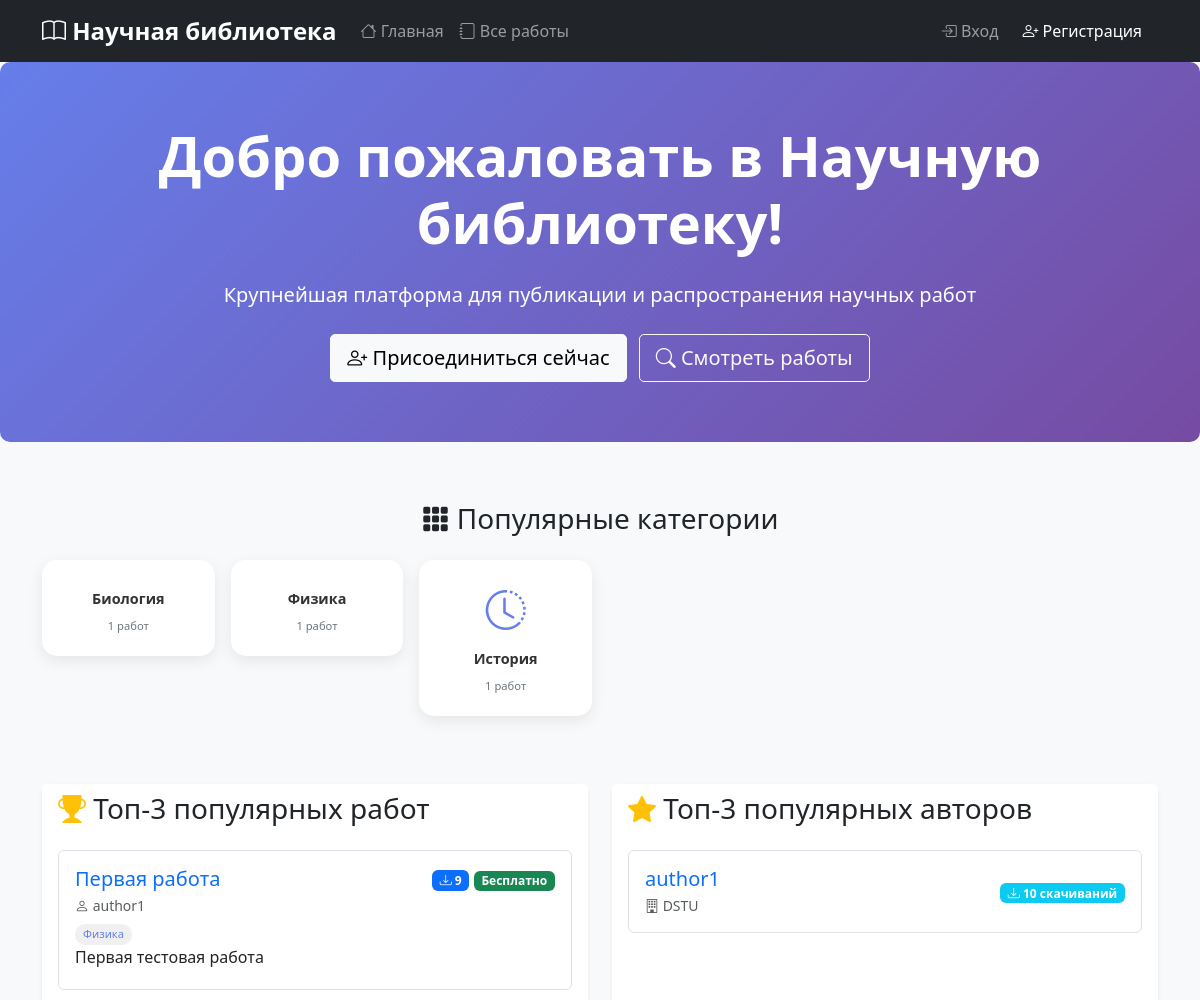
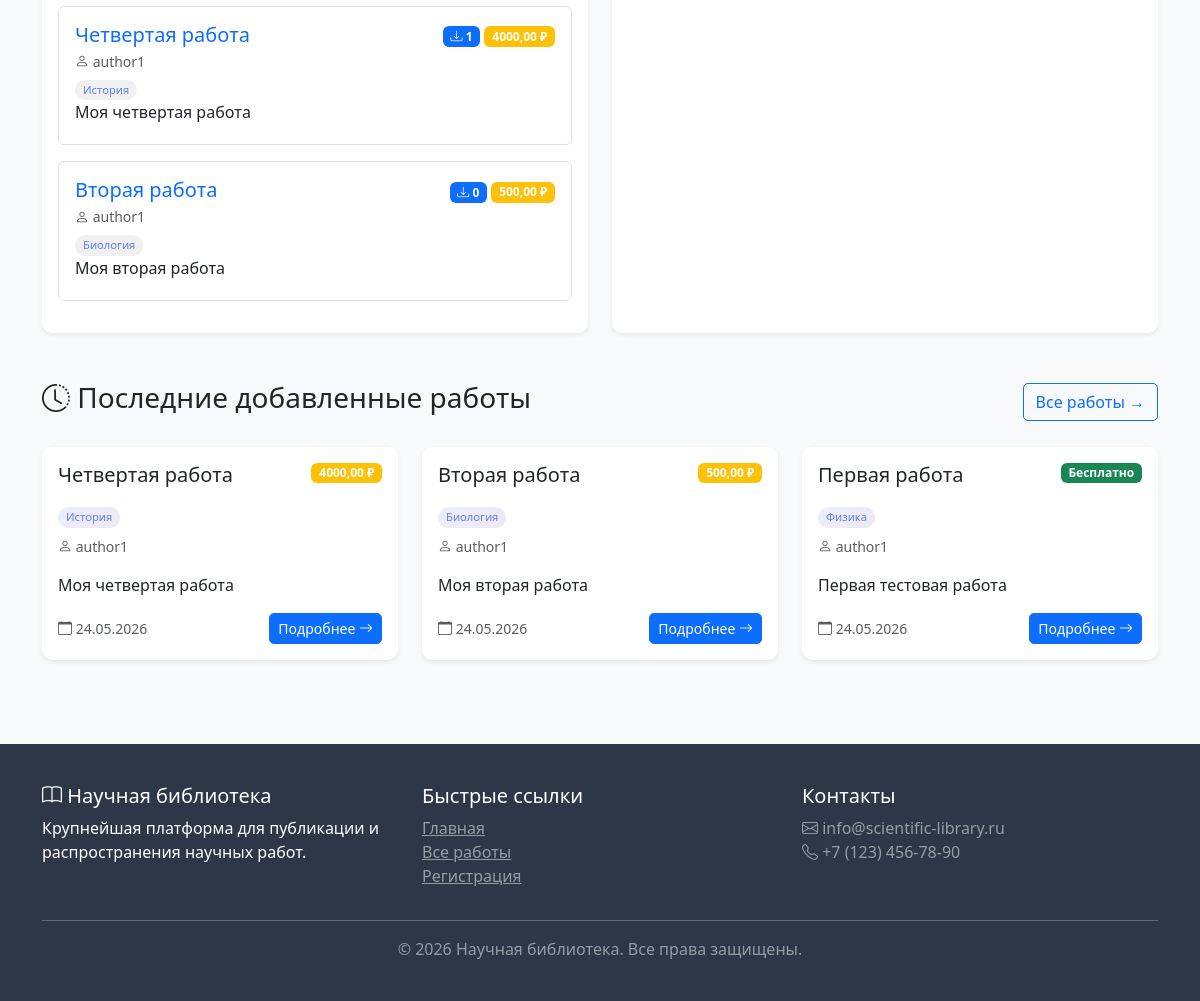
Before: / with the older database file (2 pictures, top to bottom).
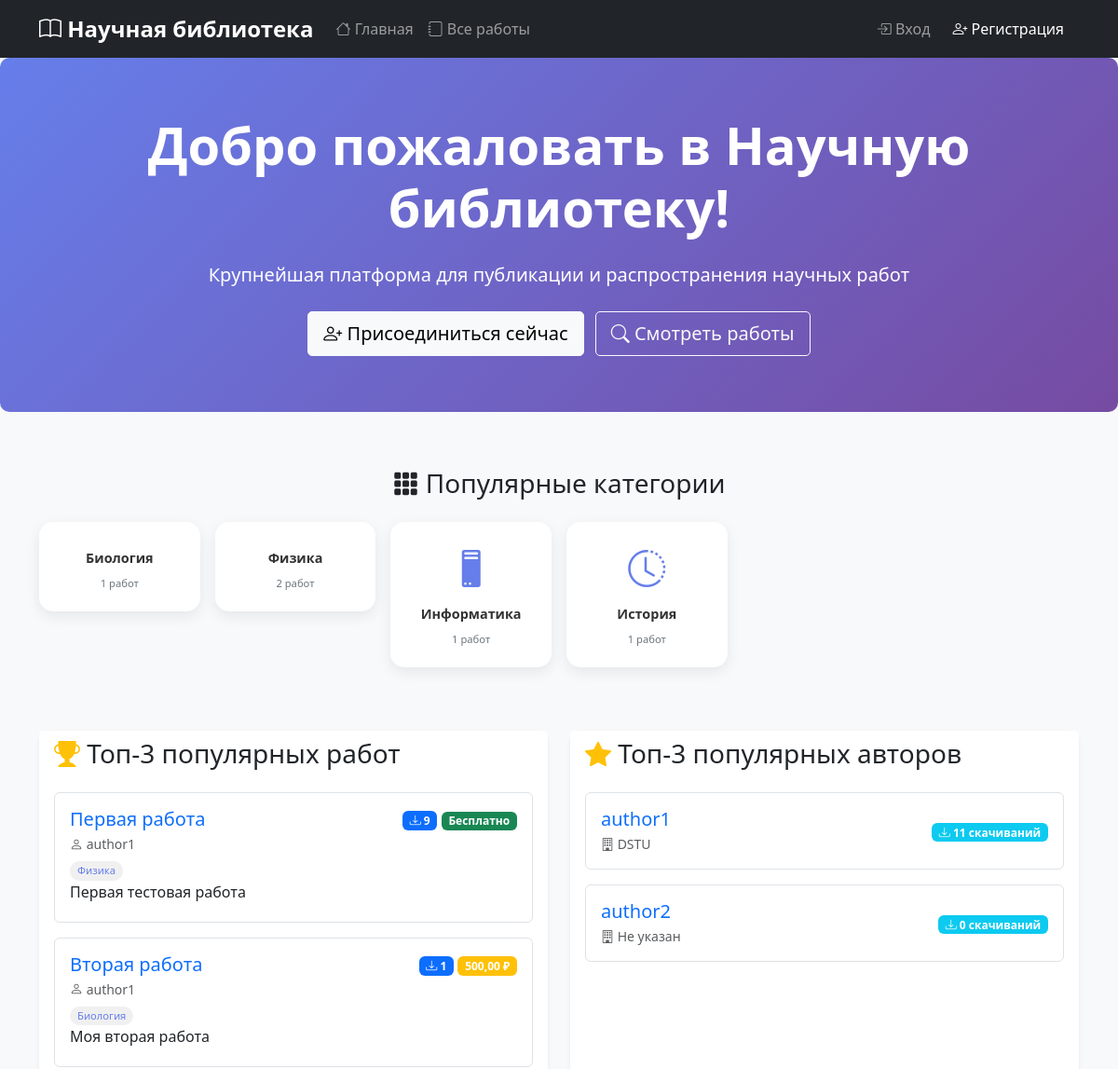
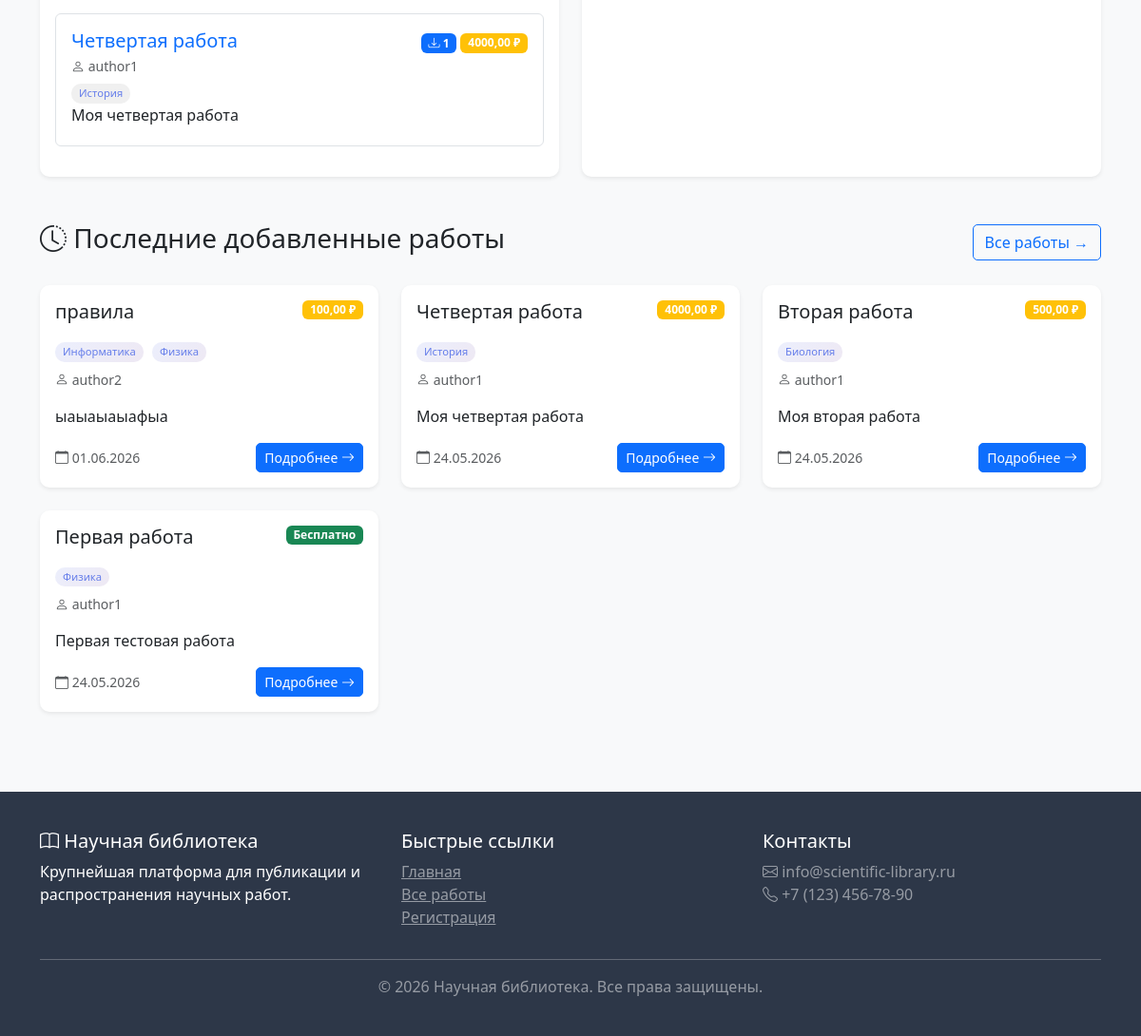
After: the same page with the newer database file (2 pictures, top to bottom).
### works/models.py (models this page shows, shortened)
class Category(models.Model):
    name = models.CharField(max_length=100, unique=True, verbose_name="Название категории")
    slug = models.SlugField(max_length=100, unique=True, verbose_name="URL-метка")
    description = models.TextField(blank=True, verbose_name="Описание категории")
    icon = models.CharField(max_length=50, blank=True, help_text="Иконка из Bootstrap Icons", verbose_name="Иконка")
    created_at = models.DateTimeField(auto_now_add=True, null=True)
    class Meta:
        verbose_name = "Категория"
        verbose_name_plural = "Категории"
        ordering = ['name']

class Work(models.Model):
    STATUS_CHOICES = [
        ('pending', 'На модерации'),
        ('approved', 'Одобрено'),
        ('rejected', 'Отклонено'),
    ]
    title = models.CharField(max_length=200, verbose_name="Название")
    description = models.TextField(verbose_name="Описание")
    author = models.ForeignKey(
        settings.AUTH_USER_MODEL,
        on_delete=models.CASCADE,
        related_name='works',
        verbose_name="Автор"
    )
    categories = models.ManyToManyField(
        Category,
        related_name='works',
        blank=True,
        verbose_name="Категории"
    )
    file = models.FileField(upload_to='works/%Y/%m/%d/', verbose_name="Файл работы", null=True, blank=True)
    price = models.DecimalField(max_digits=10, decimal_places=2, default=0, verbose_name="Цена")
    moderation_status = models.CharField(max_length=20, choices=STATUS_CHOICES, default='pending')
    moderation_comment = models.TextField(blank=True)
    created_at = models.DateTimeField(auto_now_add=True)
    updated_at = models.DateTimeField(auto_now=True)
    published_at = models.DateTimeField(null=True, blank=True)
    downloads_count = models.PositiveIntegerField(default=0)
    class Meta:
        ordering = ['-created_at']
        verbose_name = "Работа"
        verbose_name_plural = "Работы"
    def is_free(self):
        return self.price == 0

### accounts/models.py (models this page shows, shortened)
class User(AbstractUser):
    ROLE_CHOICES = [
        ('user', 'Пользователь'),
        ('author', 'Автор'),
        ('moderator', 'Модератор'),
        ('admin', 'Администратор'),
    ]
    role = models.CharField(max_length=20, choices=ROLE_CHOICES, default='user')
    email = models.EmailField(unique=True)
    def get_total_downloads(self):
        from works.models import Work
        from django.db.models import Sum
        total = Work.objects.filter(
            author=self,
            moderation_status='approved'
        ).aggregate(total=Sum('downloads_count'))['total']
        return total or 0

class UserProfile(models.Model):
    user = models.OneToOneField(User, on_delete=models.CASCADE, related_name='profile')
    balance = models.DecimalField(max_digits=10, decimal_places=2, default=0.00)
    avatar = models.ImageField(upload_to='avatars/', null=True, blank=True)
    bio = models.TextField(max_length=500, blank=True)
    institution = models.CharField(max_length=200, blank=True, help_text="Научное учреждение")
    created_at = models.DateTimeField(auto_now_add=True)
    updated_at = models.DateTimeField(auto_now=True)

### works/views.py (the view)
# urls.py: path('', works_views.index, name='index'),
def index(request):
    top_works = Work.objects.filter(
        moderation_status='approved'
    ).order_by('-downloads_count')[:3]
    authors_data = []
    authors = User.objects.filter(
        role__in=['author', 'moderator', 'admin']
    )
    for author in authors:
        total_downloads = Work.objects.filter(
            author=author,
            moderation_status='approved'
        ).aggregate(total=Sum('downloads_count'))['total'] or 0
        if total_downloads > 0:
            authors_data.append({
                'author': author,
                'total_downloads': total_downloads
            })
    authors_data.sort(key=lambda x: x['total_downloads'], reverse=True)
    top_authors = [item['author'] for item in authors_data[:3]]
    if len(top_authors) < 3:
        existing_ids = [author.id for author in top_authors]
        other_authors = User.objects.filter(
            role__in=['author', 'moderator', 'admin'],
            works__moderation_status='approved'
        ).exclude(
            id__in=existing_ids
        ).distinct()[:3 - len(top_authors)]
        top_authors.extend(other_authors)
    recent_works = Work.objects.filter(
        moderation_status='approved'
    ).order_by('-published_at', '-created_at')[:6]
    total_works = Work.objects.filter(moderation_status='approved').count()
    total_authors = User.objects.filter(
        role__in=['author', 'moderator', 'admin'],
        works__moderation_status='approved'
    ).distinct().count()
    total_downloads = Work.objects.filter(
        moderation_status='approved'
    ).aggregate(Sum('downloads_count'))['downloads_count__sum'] or 0
    free_works = Work.objects.filter(
        moderation_status='approved',
        price=0
    ).count()
    categories = Category.objects.annotate(
        works_count=Count('works', filter=Q(works__moderation_status='approved'))
    ).filter(works_count__gt=0)[:6]
    context = {
        'top_works': top_works,
        'top_authors': top_authors,
        'recent_works': recent_works,
        'total_works': total_works,
        'total_authors': total_authors,
        'total_downloads': total_downloads,
        'free_works': free_works,
        'categories': categories,
    }
    return render(request, 'index.html', context)

### templates/index.html (shortened to what the changed rows need)
{% extends 'base.html' %}
{% load static %}
{% block content %}
<div class="hero-section">
    <div class="container text-center">
        <h1 class="display-4 fw-bold mb-4">Добро пожаловать в Научную библиотеку!</h1>
    </div>
</div>
<div class="container">
    {% if categories %}
    <div class="categories-section mb-5">
        <div class="row g-3">
            {% for category in categories %}
                <div class="col-md-2 col-6">
                    <a href="{% url 'works:work_list' %}?category={{ category.slug }}"
                       class="category-card text-decoration-none">
                        <div class="category-card-inner">
                            <div class="category-icon">
                                <i class="bi {{ category.icon|default:'bi-tag' }} fs-1"></i>
                            </div>
                            <h6 class="category-name">{{ category.name }}</h6>
                            <span class="category-work-count">{{ category.works_count }} работ</span>
                        </div>
                    </a>
                </div>
            {% endfor %}
        </div>
    </div>
    {% endif %}
    <div class="row">
        <div class="col-md-6 mb-4">
            <div class="card border-0 shadow-sm h-100">
                <div class="card-body">
                    {% if top_works %}
                        {% for work in top_works %}
                            <div class="mb-3 p-3 border rounded hover-shadow">
                                <div class="d-flex justify-content-between align-items-start">
                                    <div>
                                        <h5 class="mb-1">
                                            <a href="{% url 'works:work_detail' work.id %}" class="text-decoration-none">
                                                {{ work.title }}
                                            </a>
                                        </h5>
                                        <p class="text-muted small mb-1">
                                            <i class="bi bi-person"></i> {{ work.author.username }}
                                        </p>
                                        {% if work.categories.all %}
                                            <div class="mt-1">
                                                {% for cat in work.categories.all|slice:":2" %}
                                                    <span class="mini-category">{{ cat.name }}</span>
                                                {% endfor %}
                                            </div>
                                        {% endif %}
                                        <p class="mb-1">{{ work.description|truncatewords:15 }}</p>
                                    </div>
                                    <div class="text-end">
                                        <span class="badge bg-primary">
                                            <i class="bi bi-download"></i> {{ work.downloads_count }}
                                        </span>
                                        {% if work.is_free %}
                                            <span class="badge bg-success">Бесплатно</span>
                                        {% else %}
                                            <span class="badge bg-warning">{{ work.price }} ₽</span>
                                        {% endif %}
                                    </div>
                                </div>
                            </div>
                        {% endfor %}
                    {% else %}
                        <p class="text-muted text-center">Пока нет работ</p>
                    {% endif %}
                </div>
            </div>
        </div>
        <div class="col-md-6 mb-4">
            <div class="card border-0 shadow-sm h-100">
                <div class="card-body">
                    {% if top_authors %}
                        {% for author in top_authors %}
                            <div class="mb-3 p-3 border rounded">
                                <div class="d-flex justify-content-between align-items-center">
                                    <div>
                                        <h5 class="mb-1">
                                            <a href="{% url 'accounts:author_detail' author.id %}" class="text-decoration-none">
                                                {{ author.username }}
                                            </a>
                                        </h5>
                                        <p class="text-muted small mb-0">
                                            <i class="bi bi-building"></i> {{ author.profile.institution|default:"Не указан" }}
                                        </p>
                                    </div>
                                    <div class="text-end">
                                        <span class="badge bg-info">
                                            <i class="bi bi-download"></i> {{ author.get_total_downloads }} скачиваний
                                        </span>
                                    </div>
                                </div>
                            </div>
                        {% endfor %}
                    {% else %}
                        <p class="text-muted text-center">Пока нет авторов</p>
                    {% endif %}
                </div>
            </div>
        </div>
    </div>
    <div class="mt-4">
        <div class="row">
            {% for work in recent_works %}
                <div class="col-md-4 mb-4">
                    <div class="card h-100 border-0 shadow-sm card-hover">
                        <div class="card-body">
                            <div class="d-flex justify-content-between align-items-start mb-2">
                                <h5 class="card-title">{{ work.title|truncatewords:8 }}</h5>
                                {% if work.is_free %}
                                    <span class="badge bg-success">Бесплатно</span>
                                {% else %}
                                    <span class="badge bg-warning">{{ work.price }} ₽</span>
                                {% endif %}
                            </div>
                            {% if work.categories.all %}
                                <div class="mb-2">
                                    {% for category in work.categories.all|slice:":2" %}
                                        <span class="category-chip-sm">{{ category.name }}</span>
                                    {% endfor %}
                                </div>
                            {% endif %}
                            <p class="card-text text-muted small">
                                <i class="bi bi-person"></i> {{ work.author.username }}
                            </p>
                            <p class="card-text">{{ work.description|truncatewords:20 }}</p>
                            <div class="d-flex justify-content-between align-items-center mt-3">
                                <small class="text-muted">
                                    <i class="bi bi-calendar"></i> {{ work.created_at|date:"d.m.Y" }}
                                </small>
                                <a href="{% url 'works:work_detail' work.id %}" class="btn btn-sm btn-primary">
                                    Подробнее <i class="bi bi-arrow-right"></i>
                                </a>
                            </div>
                        </div>
                    </div>
                </div>
            {% empty %}
                <div class="col-12">
                    <div class="alert alert-info text-center">
                        <i class="bi bi-info-circle"></i> Пока нет добавленных работ
                    </div>
                </div>
            {% endfor %}
        </div>
    </div>
</div>
{% endblock %}

Changed rows visible on the page:
computed for Category "Физика": works_count "1" → "2"
now on this page (row unchanged): Category: name "Информатика", works_count "1"
changed Work "Вторая работа": downloads_count "0" → "1"; moves up the list
computed for User "author1": get_total_downloads "10" → "11"
added User: username "author2", profile.institution "Не указан", get_total_downloads "0"
added Work: title "правила", price "100,00", author.username "author2", description "ыаыаыаыафыа", created_at "01.06.2026", Category (name "Физика"), shown under "Последние добавленные работы"
